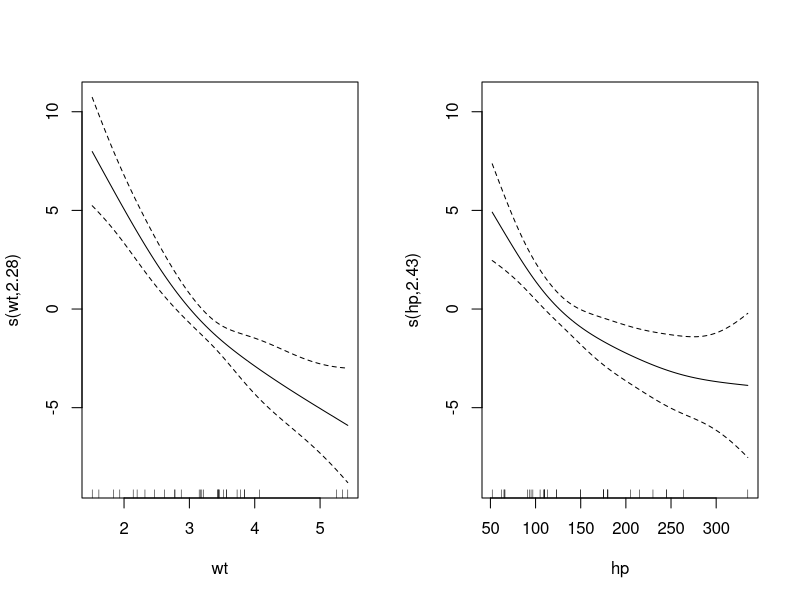
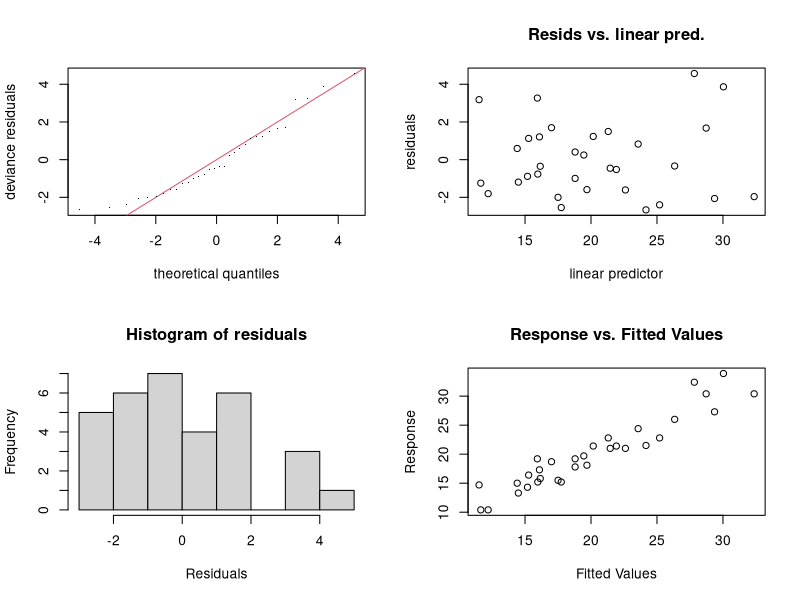

These figures' R source, in order:
# Modelos aditivos generalizados (GAM)
# Estatística e Ciência de Dados — ICTIN/UFLA
# Exemplo reproduzível com dados de R ou dos pacotes indicados.

if (!requireNamespace("mgcv", quietly = TRUE)) install.packages("mgcv")
library(mgcv)
ajuste <- gam(mpg ~ s(wt, k = 5) + s(hp, k = 5),
              data = mtcars, method = "REML")
print(summary(ajuste))
par(mfrow = c(1, 2)); plot(ajuste, shade = TRUE)
par(mfrow = c(1, 1))
gam.check(ajuste)
